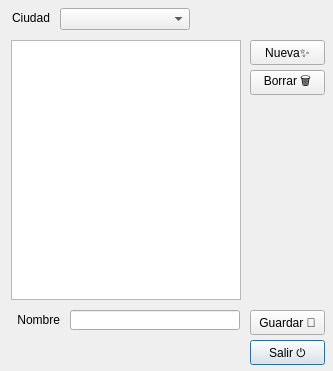
<?xml version="1.0" encoding="UTF-8"?>
<ui version="4.0">
 <class>Dialog</class>
 <widget class="QDialog" name="Dialog">
  <property name="windowModality">
   <enum>Qt::ApplicationModal</enum>
  </property>
  <property name="geometry">
   <rect>
    <x>0</x>
    <y>0</y>
    <width>333</width>
    <height>371</height>
   </rect>
  </property>
  <property name="windowTitle">
   <string>Calles</string>
  </property>
  <property name="modal">
   <bool>true</bool>
  </property>
  <widget class="QPushButton" name="cmdSalir">
   <property name="geometry">
    <rect>
     <x>250</x>
     <y>340</y>
     <width>75</width>
     <height>25</height>
    </rect>
   </property>
   <property name="text">
    <string>Salir ⏻</string>
   </property>
   <property name="shortcut">
    <string>Esc</string>
   </property>
  </widget>
  <widget class="QListWidget" name="liwCalles">
   <property name="geometry">
    <rect>
     <x>11</x>
     <y>40</y>
     <width>230</width>
     <height>260</height>
    </rect>
   </property>
  </widget>
  <widget class="QPushButton" name="cmdNueva">
   <property name="geometry">
    <rect>
     <x>250</x>
     <y>40</y>
     <width>75</width>
     <height>25</height>
    </rect>
   </property>
   <property name="text">
    <string>Nueva✨</string>
   </property>
  </widget>
  <widget class="QPushButton" name="cmdBorrar">
   <property name="geometry">
    <rect>
     <x>250</x>
     <y>70</y>
     <width>75</width>
     <height>25</height>
    </rect>
   </property>
   <property name="text">
    <string>Borrar 🗑</string>
   </property>
  </widget>
  <widget class="QPushButton" name="cmdGuardar">
   <property name="geometry">
    <rect>
     <x>250</x>
     <y>310</y>
     <width>75</width>
     <height>25</height>
    </rect>
   </property>
   <property name="text">
    <string>Guardar 💾</string>
   </property>
  </widget>
  <widget class="QComboBox" name="cmbCiudad">
   <property name="geometry">
    <rect>
     <x>60</x>
     <y>8</y>
     <width>130</width>
     <height>22</height>
    </rect>
   </property>
  </widget>
  <widget class="QLabel" name="label_4">
   <property name="geometry">
    <rect>
     <x>10</x>
     <y>10</y>
     <width>40</width>
     <height>16</height>
    </rect>
   </property>
   <property name="text">
    <string>Ciudad</string>
   </property>
   <property name="alignment">
    <set>Qt::AlignRight|Qt::AlignTrailing|Qt::AlignVCenter</set>
   </property>
  </widget>
  <widget class="QLabel" name="label_6">
   <property name="geometry">
    <rect>
     <x>10</x>
     <y>312</y>
     <width>50</width>
     <height>16</height>
    </rect>
   </property>
   <property name="text">
    <string>Nombre</string>
   </property>
   <property name="alignment">
    <set>Qt::AlignRight|Qt::AlignTrailing|Qt::AlignVCenter</set>
   </property>
  </widget>
  <widget class="QLineEdit" name="txtNombre">
   <property name="geometry">
    <rect>
     <x>70</x>
     <y>310</y>
     <width>170</width>
     <height>20</height>
    </rect>
   </property>
   <property name="inputMethodHints">
    <set>Qt::ImhFormattedNumbersOnly</set>
   </property>
   <property name="text">
    <string/>
   </property>
  </widget>
 </widget>
 <resources/>
 <connections/>
</ui>
